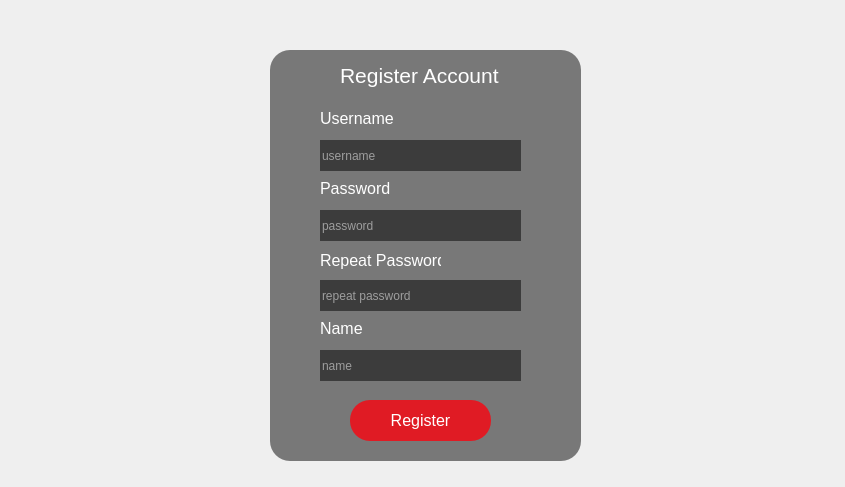
<?xml version="1.0" encoding="UTF-8"?>
<ui version="4.0">
 <class>MainWindow</class>
 <widget class="QMainWindow" name="MainWindow">
  <property name="geometry">
   <rect>
    <x>0</x>
    <y>0</y>
    <width>845</width>
    <height>487</height>
   </rect>
  </property>
  <property name="windowTitle">
   <string>MainWindow</string>
  </property>
  <widget class="QWidget" name="centralwidget">
   <widget class="QLabel" name="label">
    <property name="geometry">
     <rect>
      <x>-70</x>
      <y>-30</y>
      <width>971</width>
      <height>551</height>
     </rect>
    </property>
    <property name="autoFillBackground">
     <bool>false</bool>
    </property>
    <property name="text">
     <string/>
    </property>
    <property name="scaledContents">
     <bool>true</bool>
    </property>
   </widget>
   <widget class="QFrame" name="frame">
    <property name="geometry">
     <rect>
      <x>270</x>
      <y>50</y>
      <width>311</width>
      <height>411</height>
     </rect>
    </property>
    <property name="styleSheet">
     <string notr="true">background-color: rgba(0, 0, 0, 127); 
border: rgba(0, 0, 0, 127);
border-radius: 20px;</string>
    </property>
    <property name="frameShape">
     <enum>QFrame::StyledPanel</enum>
    </property>
    <property name="frameShadow">
     <enum>QFrame::Raised</enum>
    </property>
    <widget class="QLabel" name="label_2">
     <property name="geometry">
      <rect>
       <x>70</x>
       <y>10</y>
       <width>161</width>
       <height>31</height>
      </rect>
     </property>
     <property name="font">
      <font>
       <family>Noto Sans Khmer UI</family>
       <pointsize>16</pointsize>
       <weight>9</weight>
       <italic>false</italic>
       <bold>false</bold>
      </font>
     </property>
     <property name="styleSheet">
      <string notr="true">background-color: rgba(0, 0, 0, 0); 
border: rgba(0, 0, 0, 0);
font: 75 16pt &quot;Noto Sans Khmer UI&quot;;
color: rgb(255, 255, 255);</string>
     </property>
     <property name="text">
      <string>Register Account</string>
     </property>
    </widget>
    <widget class="QLabel" name="label_3">
     <property name="geometry">
      <rect>
       <x>50</x>
       <y>60</y>
       <width>81</width>
       <height>16</height>
      </rect>
     </property>
     <property name="font">
      <font>
       <family>Noto Sans Khmer UI</family>
       <pointsize>12</pointsize>
       <weight>9</weight>
       <italic>false</italic>
       <bold>false</bold>
      </font>
     </property>
     <property name="styleSheet">
      <string notr="true">background-color: rgba(0, 0, 0, 0); 
border: rgba(0, 0, 0, 0);
font: 75 12pt &quot;Noto Sans Khmer UI&quot;;
color: rgb(255, 255, 255);</string>
     </property>
     <property name="text">
      <string>Username</string>
     </property>
    </widget>
    <widget class="QLabel" name="label_4">
     <property name="geometry">
      <rect>
       <x>50</x>
       <y>130</y>
       <width>81</width>
       <height>16</height>
      </rect>
     </property>
     <property name="font">
      <font>
       <family>Noto Sans Khmer UI</family>
       <pointsize>12</pointsize>
       <weight>9</weight>
       <italic>false</italic>
       <bold>false</bold>
      </font>
     </property>
     <property name="styleSheet">
      <string notr="true">background-color: rgba(0, 0, 0, 0); 
border: rgba(0, 0, 0, 0);
font: 75 12pt &quot;Noto Sans Khmer UI&quot;;
color: rgb(255, 255, 255);</string>
     </property>
     <property name="text">
      <string>Password</string>
     </property>
    </widget>
    <widget class="QLineEdit" name="password">
     <property name="geometry">
      <rect>
       <x>50</x>
       <y>160</y>
       <width>201</width>
       <height>31</height>
      </rect>
     </property>
     <property name="styleSheet">
      <string notr="true">font: 75 12pt &quot;Noto Sans Khmer UI&quot;;
color: rgb(255, 255, 255);</string>
     </property>
     <property name="placeholderText">
      <string>password</string>
     </property>
    </widget>
    <widget class="QLineEdit" name="username">
     <property name="geometry">
      <rect>
       <x>50</x>
       <y>90</y>
       <width>201</width>
       <height>31</height>
      </rect>
     </property>
     <property name="styleSheet">
      <string notr="true">font: 75 12pt &quot;Noto Sans Khmer UI&quot;;
color: rgb(255, 255, 255);</string>
     </property>
     <property name="placeholderText">
      <string>username</string>
     </property>
    </widget>
    <widget class="QPushButton" name="button_register">
     <property name="geometry">
      <rect>
       <x>80</x>
       <y>350</y>
       <width>141</width>
       <height>41</height>
      </rect>
     </property>
     <property name="font">
      <font>
       <pointsize>12</pointsize>
       <weight>50</weight>
       <bold>false</bold>
      </font>
     </property>
     <property name="styleSheet">
      <string notr="true">background-color: rgb(224, 27, 36);
color: rgb(255, 255, 255);</string>
     </property>
     <property name="text">
      <string>Register</string>
     </property>
    </widget>
    <widget class="QLabel" name="label_7">
     <property name="geometry">
      <rect>
       <x>50</x>
       <y>200</y>
       <width>121</width>
       <height>21</height>
      </rect>
     </property>
     <property name="font">
      <font>
       <family>Noto Sans Khmer UI</family>
       <pointsize>12</pointsize>
       <weight>9</weight>
       <italic>false</italic>
       <bold>false</bold>
      </font>
     </property>
     <property name="styleSheet">
      <string notr="true">background-color: rgba(0, 0, 0, 0); 
border: rgba(0, 0, 0, 0);
font: 75 12pt &quot;Noto Sans Khmer UI&quot;;
color: rgb(255, 255, 255);</string>
     </property>
     <property name="text">
      <string>Repeat Password</string>
     </property>
    </widget>
    <widget class="QLineEdit" name="repeat_password">
     <property name="geometry">
      <rect>
       <x>50</x>
       <y>230</y>
       <width>201</width>
       <height>31</height>
      </rect>
     </property>
     <property name="styleSheet">
      <string notr="true">font: 75 12pt &quot;Noto Sans Khmer UI&quot;;
color: rgb(255, 255, 255);</string>
     </property>
     <property name="text">
      <string/>
     </property>
     <property name="placeholderText">
      <string>repeat password</string>
     </property>
    </widget>
    <widget class="QLabel" name="label_6">
     <property name="geometry">
      <rect>
       <x>50</x>
       <y>270</y>
       <width>81</width>
       <height>16</height>
      </rect>
     </property>
     <property name="font">
      <font>
       <family>Noto Sans Khmer UI</family>
       <pointsize>12</pointsize>
       <weight>9</weight>
       <italic>false</italic>
       <bold>false</bold>
      </font>
     </property>
     <property name="styleSheet">
      <string notr="true">background-color: rgba(0, 0, 0, 0); 
border: rgba(0, 0, 0, 0);
font: 75 12pt &quot;Noto Sans Khmer UI&quot;;
color: rgb(255, 255, 255);</string>
     </property>
     <property name="text">
      <string>Name</string>
     </property>
    </widget>
    <widget class="QLineEdit" name="name">
     <property name="geometry">
      <rect>
       <x>50</x>
       <y>300</y>
       <width>201</width>
       <height>31</height>
      </rect>
     </property>
     <property name="styleSheet">
      <string notr="true">font: 75 12pt &quot;Noto Sans Khmer UI&quot;;
color: rgb(255, 255, 255);</string>
     </property>
     <property name="text">
      <string/>
     </property>
     <property name="placeholderText">
      <string>name</string>
     </property>
    </widget>
   </widget>
   <widget class="QLabel" name="label_5">
    <property name="geometry">
     <rect>
      <x>-3</x>
      <y>-3</y>
      <width>861</width>
      <height>501</height>
     </rect>
    </property>
    <property name="text">
     <string/>
    </property>
    <property name="pixmap">
     <pixmap>pebble.jpeg</pixmap>
    </property>
    <property name="scaledContents">
     <bool>true</bool>
    </property>
   </widget>
   <zorder>label_5</zorder>
   <zorder>label</zorder>
   <zorder>frame</zorder>
  </widget>
 </widget>
 <resources/>
 <connections/>
</ui>
